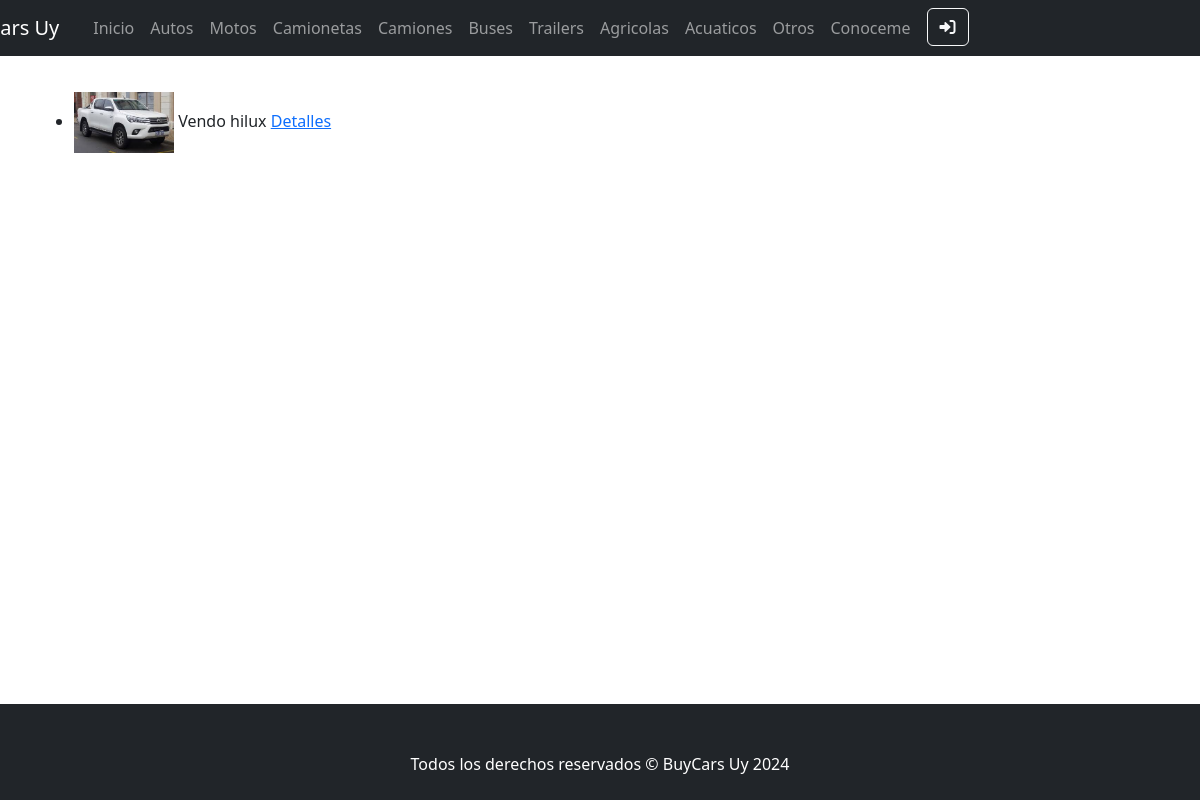
The app's page /App/vehiculos-lista/camionetas with its own data.
### App/models.py (models this page shows, shortened)
class Vehiculo(models.Model):
    vehiculoSeleccion = (
    ('autos','Autos'),
    ('motos', 'Motos'),
    ('camionetas','Camionetas'),
    ('camiones','Camiones'),
    ('buses','Buses'),
    ('trailers','Trailers'),
    ('agricolas', 'Agricolas'),
    ('acuaticos', 'Acuaticos'),
    ('otro', 'Otro'),
    )
    vendedor = models.ForeignKey(User, on_delete=models.CASCADE, null=True, blank=True)
    titulo = models.CharField(max_length=200)
    tipo = models.CharField(max_length=15, choices=vehiculoSeleccion, default='autos')
    marca = models.CharField(max_length=40)
    modelo = models.CharField(max_length=40)
    anioFabricacion = models.IntegerField()
    precio = models.DecimalField(max_digits=10, decimal_places=2)
    descripcion = models.TextField(null=True, blank=True)
    fechaPublicacion = models.DateTimeField(auto_now_add=True)
    telefonoVendedor = models.CharField(max_length=20)
    emailVendedor = models.EmailField()
    imagen = models.ImageField(null=True, blank=True, upload_to="media/")
    kilometros = models.IntegerField(null=True, blank=True)
    class Meta:
        ordering = ['vendedor', '-fechaPublicacion']

### App/views.py (the view)
# urls.py: path('vehiculos-lista/<str:vehiculo>', views.vehiculos,name="Vehiculos"),
def vehiculos(req,vehiculo):
    vehiculos = Vehiculo.objects.filter(tipo__icontains=vehiculo)
    return render(req,f"{vehiculo}/{vehiculo}.html",{"vehiculos":vehiculos})

### App/templates/camionetas/camionetas.html (shortened to what this page needs)
{% extends "padre.html" %}
{% load static %}
{% block contenidoCambiable %}
{% if vehiculos %}
<ul>
    {% for camioneta in vehiculos %}
    <br>
    <div style="display: flex; column-gap: 5px;">
      <li>
        {% if camioneta.imagen %}
            <img src="{{camioneta.imagen.url}}" alt="avatar" width="100px">
        {% endif %}
          {{camioneta.titulo}}
        <a href="{% url 'VehiculoDetail' 'camionetas' camioneta.id %}"> Detalles </a>
      </li>
      </div>
    {% endfor %}
  </ul>
{% else %}
<p>No hay camionetas aún</p>
{% endif %}
{% endblock contenidoCambiable%}

### records on screen
Vehiculo: imagen (picture), titulo "Vendo hilux"
